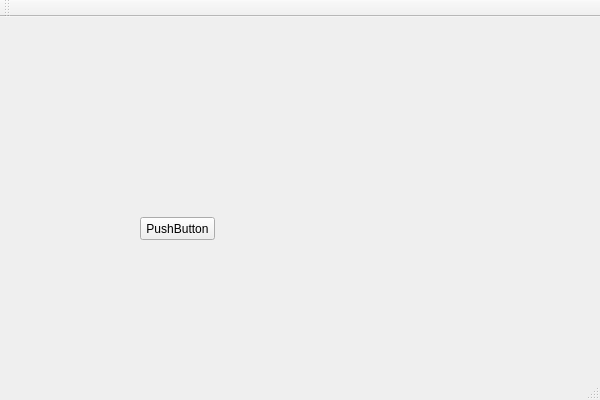
<?xml version="1.0" encoding="UTF-8"?>
<ui version="4.0">
 <class>ShadowWindowDemoClass</class>
 <widget class="QMainWindow" name="ShadowWindowDemoClass">
  <property name="geometry">
   <rect>
    <x>0</x>
    <y>0</y>
    <width>600</width>
    <height>400</height>
   </rect>
  </property>
  <property name="windowTitle">
   <string>ShadowWindowDemo</string>
  </property>
  <widget class="QWidget" name="centralWidget">
   <widget class="QPushButton" name="callShadowWidgetpushButton">
    <property name="geometry">
     <rect>
      <x>140</x>
      <y>200</y>
      <width>75</width>
      <height>23</height>
     </rect>
    </property>
    <property name="text">
     <string>PushButton</string>
    </property>
   </widget>
  </widget>
  <widget class="QMenuBar" name="menuBar">
   <property name="geometry">
    <rect>
     <x>0</x>
     <y>0</y>
     <width>600</width>
     <height>23</height>
    </rect>
   </property>
  </widget>
  <widget class="QToolBar" name="mainToolBar">
   <attribute name="toolBarArea">
    <enum>TopToolBarArea</enum>
   </attribute>
   <attribute name="toolBarBreak">
    <bool>false</bool>
   </attribute>
  </widget>
  <widget class="QStatusBar" name="statusBar"/>
 </widget>
 <layoutdefault spacing="6" margin="11"/>
 <resources>
  <include location="ShadowWindowDemo.qrc"/>
 </resources>
 <connections/>
</ui>
